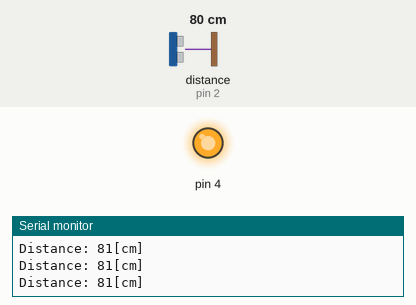
Recording of a sketch running on a simulated Arduino Uno, built with avr-gcc and run on an emulated ATmega328P. On the bench: output pins drawn as LEDs (lit = HIGH), the last lines printed to the serial monitor. The inputs (shaded band) are chosen by the test bench; at power-on: distance to the obstacle (sensor on pin 2) 80 cm. The echo pulse lasts 58.3 µs per cm.

Above: at 1.2 s.
1.3 s: distance to the obstacle (sensor on pin 2) set to 193 cm
4.3 s: distance to the obstacle (sensor on pin 2) set to 200 cm
At 5.5 s:
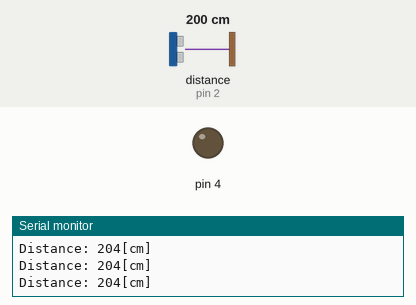
5.8 s: distance to the obstacle (sensor on pin 2) set to 120 cm
At 6.1 s:
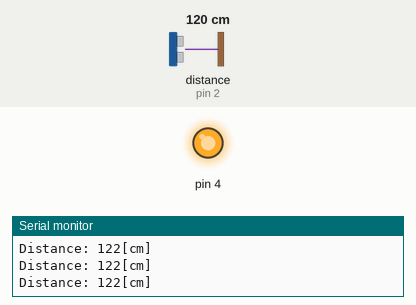
8.8 s: distance to the obstacle (sensor on pin 2) set to 250 cm
At 9.2 s:
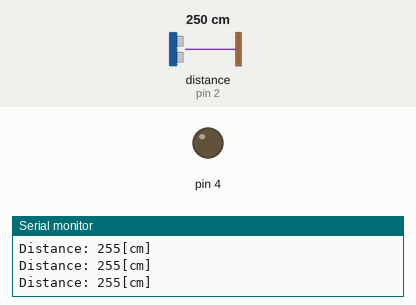
Timing chart, 0 to 11.3 s (numbered marks = the images above; inputs shaded):
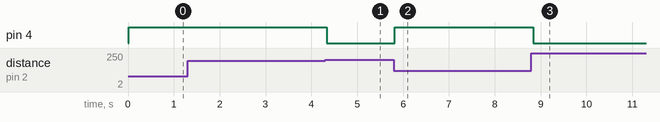

The sketch:

vraj.ino
```cpp
#include "NewPing.h"
#define HCSR04_PIN_TRIG  3
#define HCSR04_PIN_ECHO 2
NewPing hcsr04(HCSR04_PIN_TRIG,HCSR04_PIN_ECHO);
void setup() {
  Serial.begin(9600);
  pinMode (4,OUTPUT);
}

void loop() {
  int hcsr04Dist = hcsr04.ping_cm();
    delay(10);
    Serial.print(F("Distance: ")); Serial.print(hcsr04Dist); Serial.println(F("[cm]"));
    if (hcsr04Dist <=200){
     digitalWrite(4, HIGH);
    }
    if (hcsr04Dist >200){
     digitalWrite(4, LOW);
    }
}
```

Measured:
- the behaviour switches between 196 and 197 cm on distance to the obstacle (sensor on pin 2) (found by bisection; images 0 and 1)
- after the input at 4.3 s, pin 4: HIGH → LOW at once
- after the input at 5.8 s, pin 4: LOW → HIGH at once
- after the input at 8.8 s, pin 4: HIGH → LOW at once
